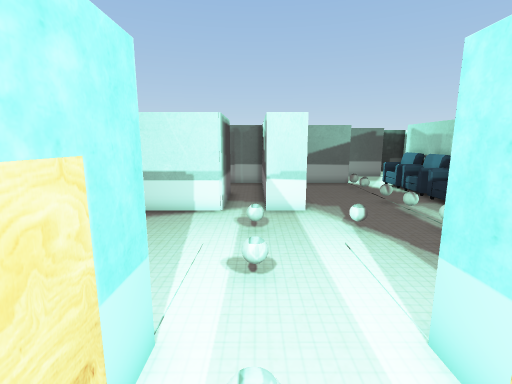
[1] (above)

19 first-person views from a walk through a 3-D level made in the Unity game engine. The camera is 1.4 m above the floor, tilts 10° down and sees 85° across. The floor is counted in squares, 0.5 m on a side. Each view is taken from the middle of a square. On the plan, view 1 faces up. The plan holds only what a view shows up to about 19 squares ahead; the rest is blank. The place goes on beyond the plan. The player character is not drawn. Door leaves are left out, so doorways stand open. Some surface patterns are stand-ins.

[2]
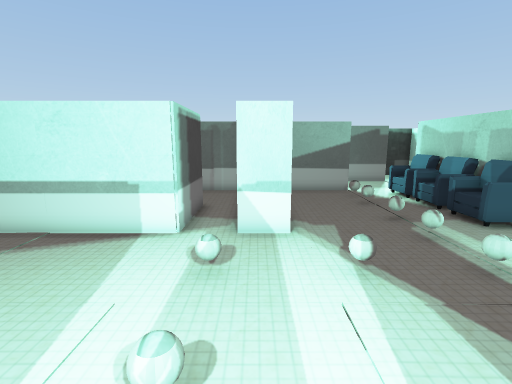

[3]
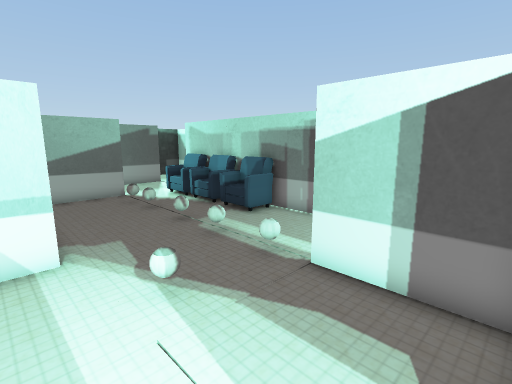

[4]
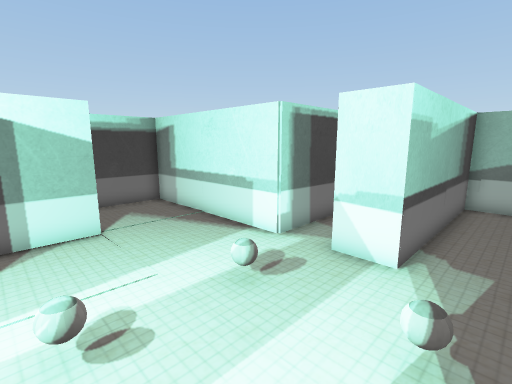

[5]
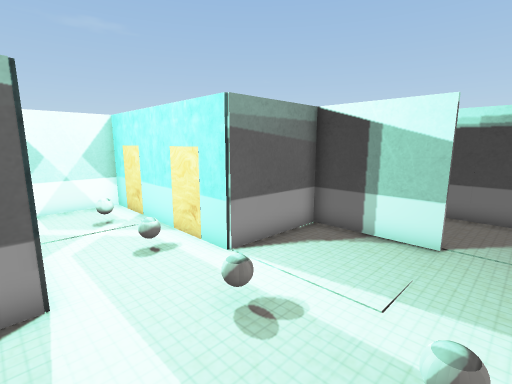

[6]
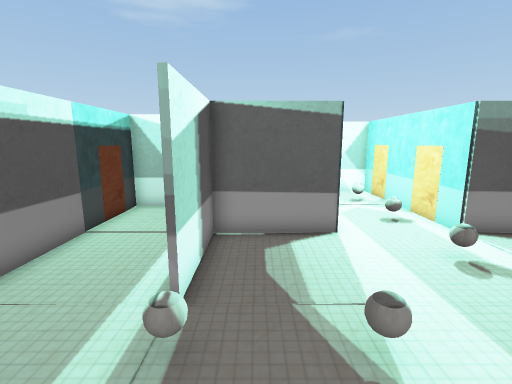

[7]
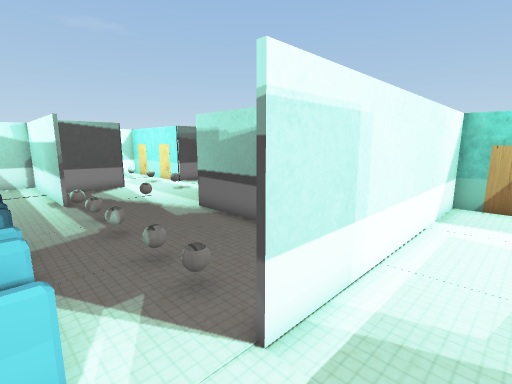

[8]
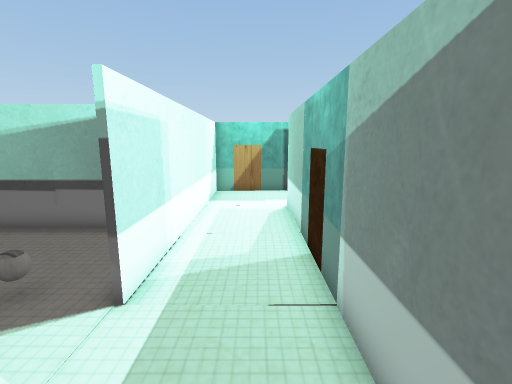

[9]
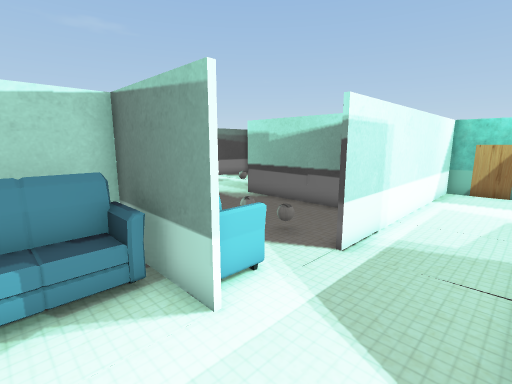

[10]
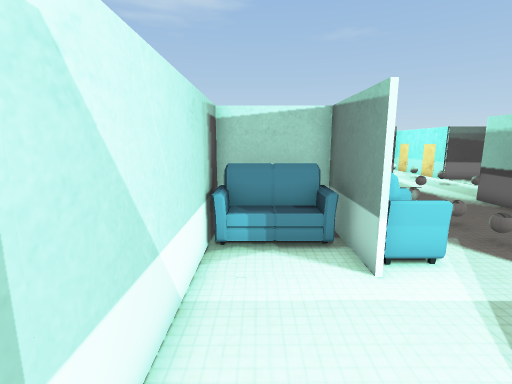

[11]
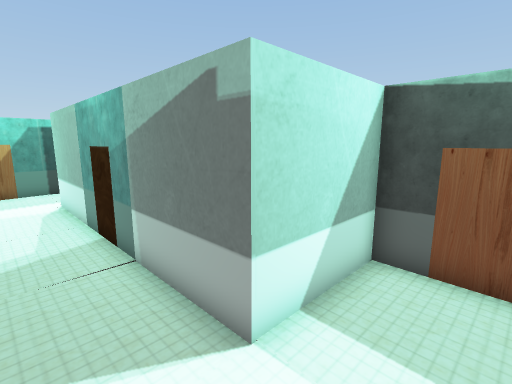

[12]
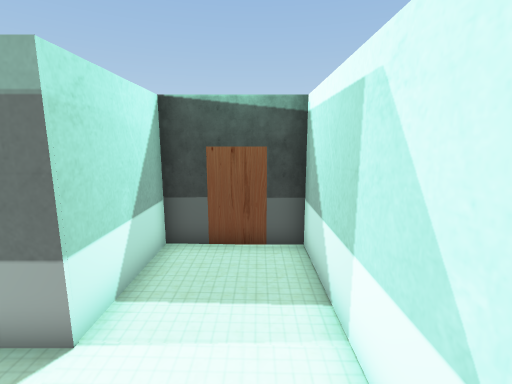

[13]
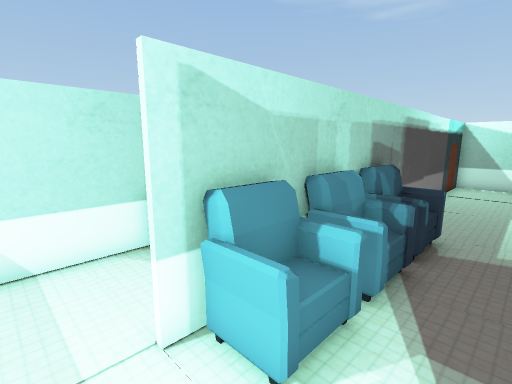

[14]
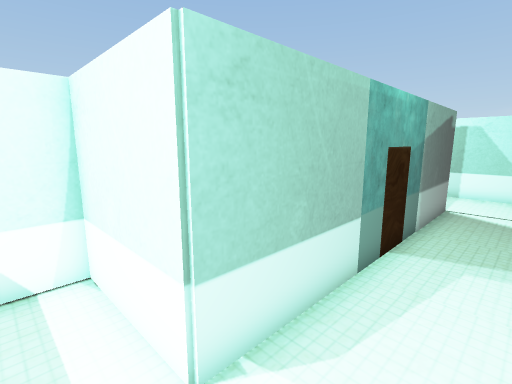

[15]
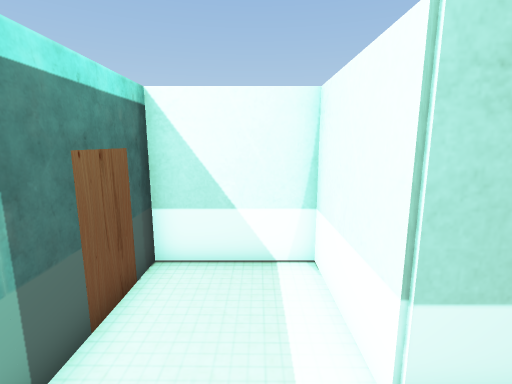

[16]
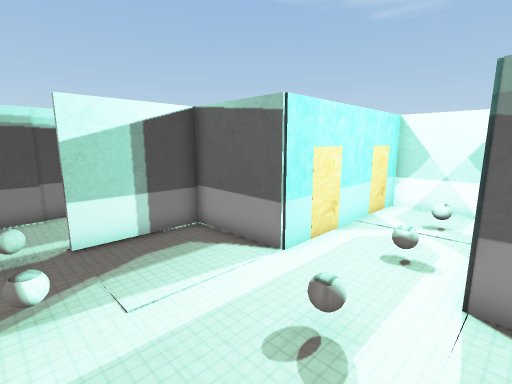

[17]
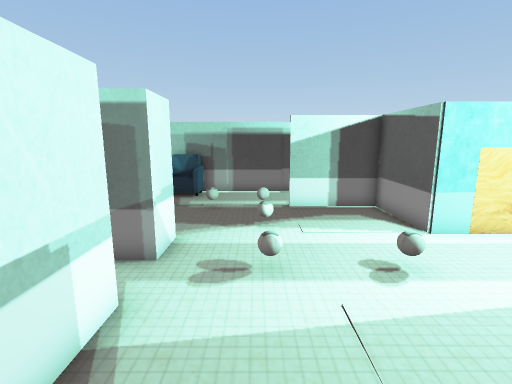

[18]
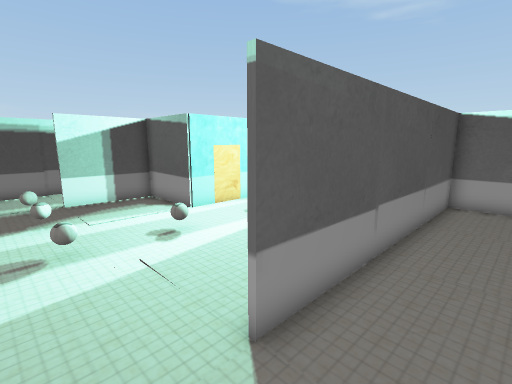

[19]
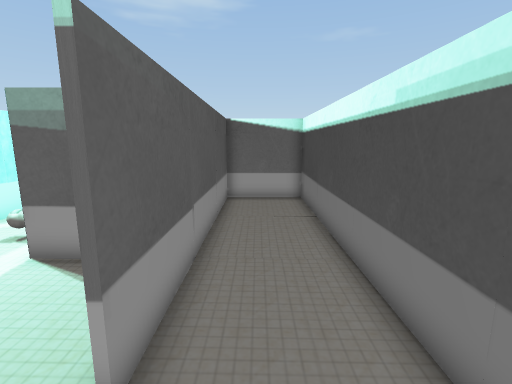

### Floor plan
Key: @ floor where view 1 was taken; # wall or solid block; . floor; B ball; O other object.
Columns run from 9 left of view 1 to 14 right of it. Each row starts with its distance up from view 1.
 27     ####           #####
 26     #..#           #...#
 25     #..#           #...#
 24     #..###       ###...#
 23     #...############...#
 22     #..................#
 21     #..................#
 20     ############.......#
 19            #......##...#
 18            #...B..OO#..#
 17            #......###OO#
 16            #...B..O##OO#
 15            #......OO####
 14            #......###
 13           ##...B..OO
 12   ##########......##
 11 ########..##...O...#
 10 #..................#
  9 #..................#
  8 #..................#
  7 #...#..........##..##
  6 #...#..........# ..#
  5 #...#..........# ..#
  4 #...####....#### ..#
  3 #...#####..##### ..#
  2 #...#  ##O.##  # ..#
  1 #...#  ##..##  # ..#
  0 #...#   #@.#   #####
 -1 #...#   #B.#
 -2 #...#   #..#
 -3 #...#   #..#
 -4 #####   ####

Where each view was taken, in squares from view 1:
view 1: 0 up, 0 right, facing up
view 2: 3 up, 1 right, facing up
view 3: 4 up, 1 right, facing up-right
view 4: 5 up, 4 right, facing up-left
view 5: 9 up, 3 right, facing down-left
view 6: 12 up, 5 right, facing down
view 7: 22 up, 9 right, facing down-left
view 8: 22 up, 11 right, facing left
view 9: 23 up, 13 right, facing down-left
view 10: 25 up, 13 right, facing down
view 11: 21 up, 13 right, facing up-left
view 12: 20 up, 13 right, facing up
view 13: 21 up, 7 right, facing down-right
view 14: 21 up, 3 left, facing up-right
view 15: 21 up, 3 left, facing up
view 16: 9 up, 2 left, facing down-right
view 17: 9 up, 6 left, facing right
view 18: 10 up, 8 left, facing down-right
view 19: 10 up, 7 left, facing down
